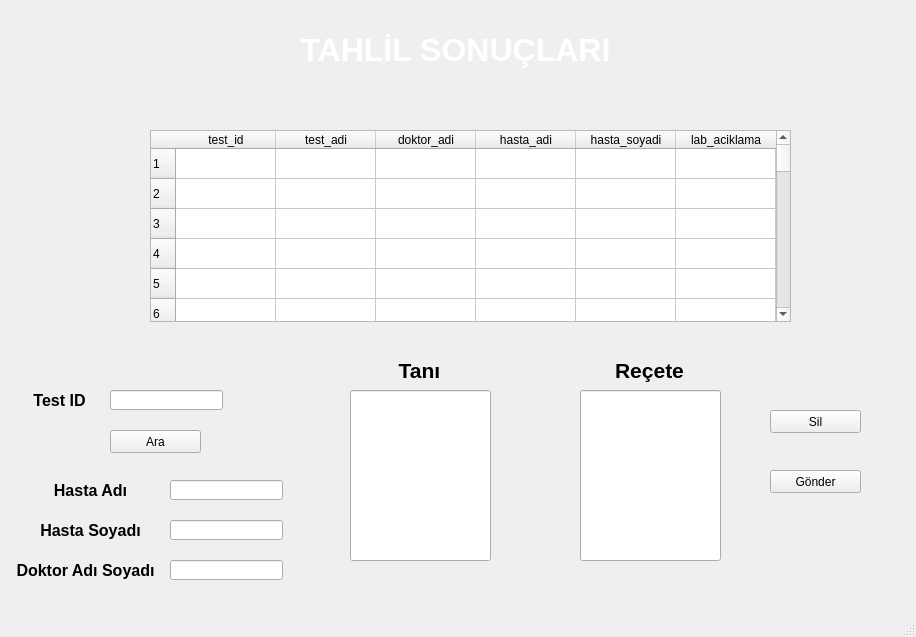
<?xml version="1.0" encoding="UTF-8"?>
<ui version="4.0">
 <class>MainWindow</class>
 <widget class="QMainWindow" name="MainWindow">
  <property name="geometry">
   <rect>
    <x>0</x>
    <y>0</y>
    <width>916</width>
    <height>637</height>
   </rect>
  </property>
  <property name="windowTitle">
   <string>MainWindow</string>
  </property>
  <widget class="QWidget" name="centralwidget">
   <widget class="QLabel" name="label">
    <property name="geometry">
     <rect>
      <x>0</x>
      <y>-30</y>
      <width>931</width>
      <height>661</height>
     </rect>
    </property>
    <property name="text">
     <string/>
    </property>
    <property name="pixmap">
     <pixmap>Adsız.png</pixmap>
    </property>
    <property name="scaledContents">
     <bool>true</bool>
    </property>
   </widget>
   <widget class="QLabel" name="label_3">
    <property name="geometry">
     <rect>
      <x>130</x>
      <y>30</y>
      <width>651</width>
      <height>41</height>
     </rect>
    </property>
    <property name="text">
     <string>&lt;html&gt;&lt;head/&gt;&lt;body&gt;&lt;p align=&quot;center&quot;&gt;&lt;span style=&quot; font-size:24pt; font-weight:600; color:#ffffff;&quot;&gt;TAHLİL SONUÇLARI&lt;/span&gt;&lt;/p&gt;&lt;/body&gt;&lt;/html&gt;</string>
    </property>
   </widget>
   <widget class="QLabel" name="label_2">
    <property name="geometry">
     <rect>
      <x>20</x>
      <y>10</y>
      <width>71</width>
      <height>71</height>
     </rect>
    </property>
    <property name="text">
     <string/>
    </property>
    <property name="pixmap">
     <pixmap>20200316220122!Saglikbakanligi_logo (2).png</pixmap>
    </property>
    <property name="scaledContents">
     <bool>true</bool>
    </property>
   </widget>
   <widget class="QTableWidget" name="tahliller">
    <property name="geometry">
     <rect>
      <x>150</x>
      <y>130</y>
      <width>641</width>
      <height>192</height>
     </rect>
    </property>
    <property name="rowCount">
     <number>100</number>
    </property>
    <row/>
    <row/>
    <row/>
    <row/>
    <row/>
    <row/>
    <row/>
    <row/>
    <row/>
    <row/>
    <row/>
    <row/>
    <row/>
    <row/>
    <row/>
    <row/>
    <row/>
    <row/>
    <row/>
    <row/>
    <row/>
    <row/>
    <row/>
    <row/>
    <row/>
    <row/>
    <row/>
    <row/>
    <row/>
    <row/>
    <row/>
    <row/>
    <row/>
    <row/>
    <row/>
    <row/>
    <row/>
    <row/>
    <row/>
    <row/>
    <row/>
    <row/>
    <row/>
    <row/>
    <row/>
    <row/>
    <row/>
    <row/>
    <row/>
    <row/>
    <row/>
    <row/>
    <row/>
    <row/>
    <row/>
    <row/>
    <row/>
    <row/>
    <row/>
    <row/>
    <row/>
    <row/>
    <row/>
    <row/>
    <row/>
    <row/>
    <row/>
    <row/>
    <row/>
    <row/>
    <row/>
    <row/>
    <row/>
    <row/>
    <row/>
    <row/>
    <row/>
    <row/>
    <row/>
    <row/>
    <row/>
    <row/>
    <row/>
    <row/>
    <row/>
    <row/>
    <row/>
    <row/>
    <row/>
    <row/>
    <row/>
    <row/>
    <row/>
    <row/>
    <row/>
    <row/>
    <row/>
    <row/>
    <row/>
    <row/>
    <column>
     <property name="text">
      <string>test_id</string>
     </property>
    </column>
    <column>
     <property name="text">
      <string>test_adi</string>
     </property>
    </column>
    <column>
     <property name="text">
      <string>doktor_adi</string>
     </property>
    </column>
    <column>
     <property name="text">
      <string>hasta_adi</string>
     </property>
    </column>
    <column>
     <property name="text">
      <string>hasta_soyadi</string>
     </property>
    </column>
    <column>
     <property name="text">
      <string>lab_aciklama</string>
     </property>
    </column>
   </widget>
   <widget class="QLineEdit" name="testid">
    <property name="geometry">
     <rect>
      <x>110</x>
      <y>390</y>
      <width>113</width>
      <height>20</height>
     </rect>
    </property>
   </widget>
   <widget class="QPushButton" name="ara">
    <property name="geometry">
     <rect>
      <x>110</x>
      <y>430</y>
      <width>91</width>
      <height>23</height>
     </rect>
    </property>
    <property name="text">
     <string>Ara</string>
    </property>
   </widget>
   <widget class="QLabel" name="label_6">
    <property name="geometry">
     <rect>
      <x>370</x>
      <y>350</y>
      <width>99</width>
      <height>42</height>
     </rect>
    </property>
    <property name="text">
     <string>&lt;html&gt;&lt;head/&gt;&lt;body&gt;&lt;p align=&quot;center&quot;&gt;&lt;span style=&quot; font-size:16pt; font-weight:600;&quot;&gt;Tanı&lt;/span&gt;&lt;/p&gt;&lt;/body&gt;&lt;/html&gt;</string>
    </property>
   </widget>
   <widget class="QLabel" name="label_7">
    <property name="geometry">
     <rect>
      <x>600</x>
      <y>350</y>
      <width>99</width>
      <height>42</height>
     </rect>
    </property>
    <property name="text">
     <string>&lt;html&gt;&lt;head/&gt;&lt;body&gt;&lt;p align=&quot;center&quot;&gt;&lt;span style=&quot; font-size:16pt; font-weight:600;&quot;&gt;Reçete&lt;/span&gt;&lt;/p&gt;&lt;/body&gt;&lt;/html&gt;</string>
    </property>
   </widget>
   <widget class="QLineEdit" name="tani">
    <property name="geometry">
     <rect>
      <x>350</x>
      <y>390</y>
      <width>141</width>
      <height>171</height>
     </rect>
    </property>
   </widget>
   <widget class="QLineEdit" name="recete">
    <property name="geometry">
     <rect>
      <x>580</x>
      <y>390</y>
      <width>141</width>
      <height>171</height>
     </rect>
    </property>
   </widget>
   <widget class="QPushButton" name="sil">
    <property name="geometry">
     <rect>
      <x>770</x>
      <y>410</y>
      <width>91</width>
      <height>23</height>
     </rect>
    </property>
    <property name="text">
     <string>Sil</string>
    </property>
   </widget>
   <widget class="QPushButton" name="gonder">
    <property name="geometry">
     <rect>
      <x>770</x>
      <y>470</y>
      <width>91</width>
      <height>23</height>
     </rect>
    </property>
    <property name="text">
     <string>Gönder</string>
    </property>
   </widget>
   <widget class="QLabel" name="label_8">
    <property name="geometry">
     <rect>
      <x>10</x>
      <y>380</y>
      <width>99</width>
      <height>42</height>
     </rect>
    </property>
    <property name="text">
     <string>&lt;html&gt;&lt;head/&gt;&lt;body&gt;&lt;p align=&quot;center&quot;&gt;&lt;span style=&quot; font-size:12pt; font-weight:600;&quot;&gt;Test ID&lt;/span&gt;&lt;/p&gt;&lt;/body&gt;&lt;/html&gt;</string>
    </property>
   </widget>
   <widget class="QLineEdit" name="hastaadi">
    <property name="geometry">
     <rect>
      <x>170</x>
      <y>480</y>
      <width>113</width>
      <height>20</height>
     </rect>
    </property>
   </widget>
   <widget class="QLabel" name="label_9">
    <property name="geometry">
     <rect>
      <x>20</x>
      <y>470</y>
      <width>141</width>
      <height>42</height>
     </rect>
    </property>
    <property name="text">
     <string>&lt;html&gt;&lt;head/&gt;&lt;body&gt;&lt;p align=&quot;center&quot;&gt;&lt;span style=&quot; font-size:12pt; font-weight:600;&quot;&gt;Hasta Adı&lt;/span&gt;&lt;/p&gt;&lt;/body&gt;&lt;/html&gt;</string>
    </property>
   </widget>
   <widget class="QLineEdit" name="doktoradsoyad">
    <property name="geometry">
     <rect>
      <x>170</x>
      <y>560</y>
      <width>113</width>
      <height>20</height>
     </rect>
    </property>
   </widget>
   <widget class="QLabel" name="label_10">
    <property name="geometry">
     <rect>
      <x>10</x>
      <y>550</y>
      <width>151</width>
      <height>42</height>
     </rect>
    </property>
    <property name="text">
     <string>&lt;html&gt;&lt;head/&gt;&lt;body&gt;&lt;p align=&quot;center&quot;&gt;&lt;span style=&quot; font-size:12pt; font-weight:600;&quot;&gt;Doktor Adı Soyadı&lt;/span&gt;&lt;/p&gt;&lt;/body&gt;&lt;/html&gt;</string>
    </property>
   </widget>
   <widget class="QLabel" name="label_11">
    <property name="geometry">
     <rect>
      <x>20</x>
      <y>510</y>
      <width>141</width>
      <height>42</height>
     </rect>
    </property>
    <property name="text">
     <string>&lt;html&gt;&lt;head/&gt;&lt;body&gt;&lt;p align=&quot;center&quot;&gt;&lt;span style=&quot; font-size:12pt; font-weight:600;&quot;&gt;Hasta Soyadı&lt;/span&gt;&lt;/p&gt;&lt;/body&gt;&lt;/html&gt;</string>
    </property>
   </widget>
   <widget class="QLineEdit" name="hastasoyadi">
    <property name="geometry">
     <rect>
      <x>170</x>
      <y>520</y>
      <width>113</width>
      <height>20</height>
     </rect>
    </property>
   </widget>
  </widget>
  <widget class="QMenuBar" name="menubar">
   <property name="geometry">
    <rect>
     <x>0</x>
     <y>0</y>
     <width>916</width>
     <height>21</height>
    </rect>
   </property>
  </widget>
  <widget class="QStatusBar" name="statusbar"/>
 </widget>
 <resources/>
 <connections/>
</ui>
